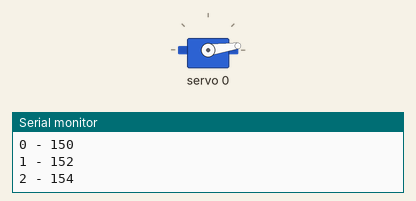
Recording of a sketch running on a simulated Arduino Uno, built with avr-gcc and run on an emulated ATmega328P. On the bench: servo, the last lines printed to the serial monitor.

Above: at 0.05 s.
At 1.95 s:
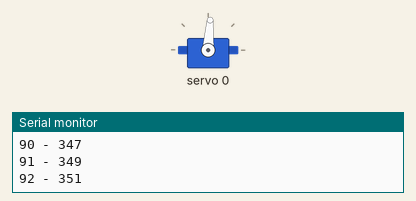
At 3.9 s:
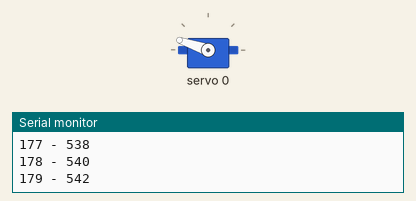
At 7.75 s:
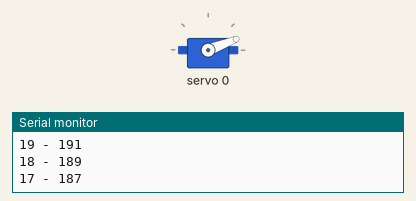
Timing chart, 0 to 11.2 s (numbered marks = the images above):
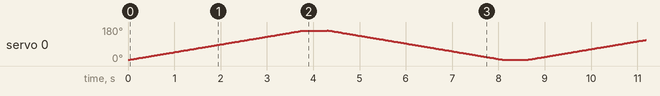

The sketch:

servodriver.ino
```cpp
#include <Wire.h>
#include <Adafruit_PWMServoDriver.h> //servo library included

Adafruit_PWMServoDriver servoDriver = Adafruit_PWMServoDriver(); //create servo driver object

void setup() {
  Serial.begin(9600);

  servoDriver.begin(); //begin servodrover
  servoDriver.setPWMFreq(60);
  }

void loop() {
    for(int i = 0; i < 180; i++) { //rotates servo to left
    setServo(0, i);
    delay(20);
    }
    delay(500);

     for(int i = 180; i > 0; i--) { //and back to right
    setServo(0, i);
    delay(20);
    }

    delay(500);

}

void setServo(int servonum, int servopos) { //set servo (0-15 | servonum) position (0-180 | servopos)
  int val = map(servopos, 0, 180, 150, 545); //remap 0-180 to servo positions on I2C driver (0=150, 180=545)
  Serial.print(servopos); //print to serial port
  Serial.print(" - ");
  Serial.println(val);
  servoDriver.setPWM(servonum,0 , val); //set servo position
}
```
